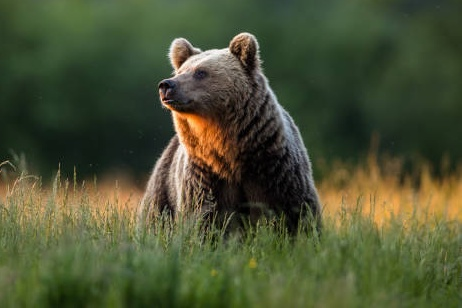
#> input picture Week_3/bear.jpg, 462 x 308 px, found by its file name
$ jupyter execute 10-Gamma-correction.ipynb
#> lines starting #> are read from the running program, lines starting #| are printed output that depends on the picture
## Adjusting Brightness and Contrast (Using Gamma Correction)

**Gamma correction** is used to adjust the brightness of an image using a **non-linear transformation** between input and output pixel values:

$$
O = \left(\frac{I}{255}\right)^{\gamma} \times 255
$$

- **\(I\)**: original pixel value
- **\(O\)**: new pixel value after gamma correction
- **\(\gamma\)**: gamma factor

> Because this transformation is **non-linear**, its effect is **not the same for all pixels** — it depends on the original pixel values.

- **\(\gamma < 1\)** → brightens the image
- **\(\gamma > 1\)** → darkens the image

## Gamma Correction for an Underexposed Image

An **underexposed image** is too dark because not enough light was captured during image acquisition.

**Gamma correction** can be used to brighten such images without simply adding a constant to all pixels. Since gamma correction is **non-linear**, it adjusts darker pixels more than brighter ones, producing a more natural-looking result.

- For underexposed images, choose **\(\gamma < 1\)** to increase brightness.
- Dark areas become brighter, while already bright areas are preserved, avoiding overexposure.

> This method is much more effective than linear brightness adjustment for recovering details in dark images.

[cell 1]
import cv2
import numpy as np
import matplotlib.pyplot as plt

# Set gamma value
gamma = 0.4  # <1 to brighten an underexposed image

# Read the original image
img_original = cv2.imread("C:/Users/sudob/OneDrive/Desktop/Week_3/bear.jpg")
#> img_original is the input picture: shape (308, 462, 3); mean B, G, R 51.9, 82.1, 75.3

# Create a lookup table for gamma correction
lookUpTable = np.empty((1, 256), np.uint8)
for i in range(256):
    lookUpTable[0, i] = np.clip(pow(i / 255.0, gamma) * 255.0, 0, 255)

# Apply gamma correction using the lookup table
out = cv2.LUT(img_original, lookUpTable)
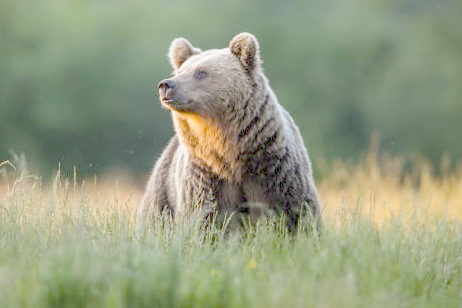
#> out: shape (308, 462, 3); mean B, G, R 129.1, 156.5, 148.7

# Display original and corrected images side by side
plt.figure(figsize=[15, 5])
plt.subplot(121)
plt.imshow(img_original[..., ::-1])  # Convert BGR → RGB
plt.title("Original")
plt.subplot(122)
plt.imshow(out[..., ::-1])
plt.title("Gamma Corrected")
plt.show()
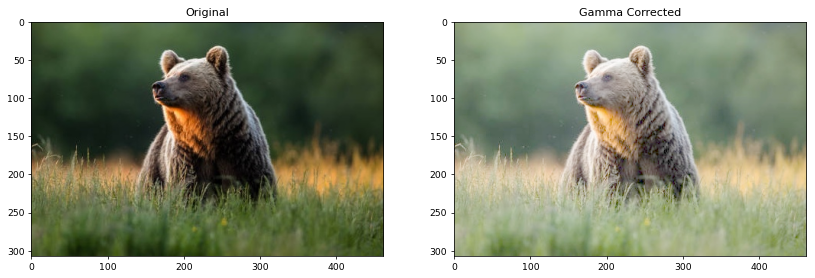
#> figure drawn by matplotlib, 2 panels

### Explanation

- **`gamma = 0.4`**: brightens an underexposed image.
  - Values **< 1** brighten the image, values **> 1** darken it.
- **`lookUpTable`**: precomputes the gamma-corrected values for all pixel intensities (0–255) to make the process faster.
- **`cv2.LUT()`**: applies the lookup table to the image efficiently, performing gamma correction on all pixels.
- **`img[..., ::-1]`**: converts OpenCV’s **BGR** format to **RGB** for proper display in Matplotlib.

> Gamma correction is generally more effective than simple linear brightness adjustments for enhancing dark or underexposed images because it brightens dark areas more naturally while preserving highlights.

## Comparison with the Linear Method (Brightness & Contrast Adjustment)

When we compare **gamma correction** with the previous **linear adjustment method** (`g(i,j) = α·f(i,j) + β`):

| Feature | Linear Method | Gamma Correction |
|---------|---------------|----------------|
| **Type of transformation** | Linear | Non-linear |
| **Effect on dark pixels** | All pixels are adjusted equally; dark pixels may remain too dark or get clipped | Dark pixels are brightened more than bright pixels, producing a natural result |
| **Effect on bright pixels** | Bright pixels may become saturated or clipped if β is large | Bright pixels are preserved, avoiding overexposure |
| **Control** | Simple: α for contrast, β for brightness | Flexible: γ controls how much to brighten or darken depending on pixel intensity |
| **Use case** | Simple brightness/contrast adjustment | Correcting underexposed or overexposed images, improving perceptual brightness |

> **Summary:** Linear adjustments are simpler but less adaptive. Gamma correction provides a **more perceptually accurate enhancement**, especially for images with uneven lighting or underexposure.

[cell 2]
import cv2
import numpy as np
import matplotlib.pyplot as plt

# Set gamma value
gamma = 0.4  # Brightening factor for gamma correction

# Read two original images
img_original1 = cv2.imread("C:/Users/sudob/OneDrive/Desktop/Week_3/bear.jpg")
img_original2 = cv2.imread("C:/Users/sudob/OneDrive/Desktop/Week_3/Lion1.jpg")
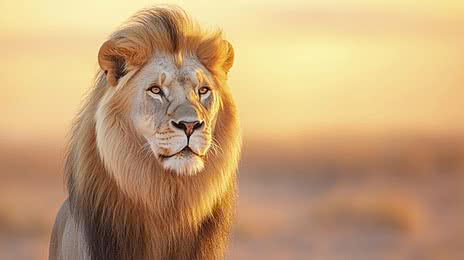
#> input picture Week_3/Lion1.jpg, 464 x 260 px, found by its file name
#> img_original2 is the input picture: shape (260, 464, 3); mean B, G, R 117.5, 160.8, 197.2

# Apply linear brightness and contrast adjustment
output_linear1 = cv2.convertScaleAbs(img_original1, alpha=1.3, beta=40)
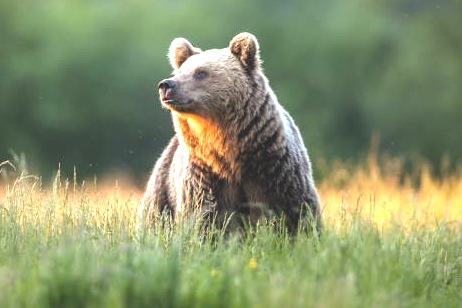
#> output_linear1: shape (308, 462, 3); mean B, G, R 106.9, 145.9, 135
output_linear2 = cv2.convertScaleAbs(img_original2, alpha=1.3, beta=40)
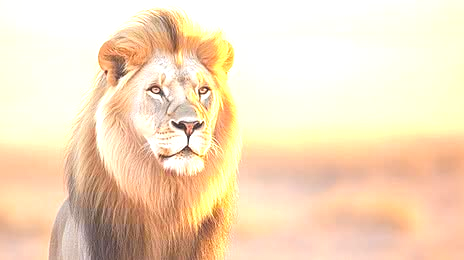
#> output_linear2: shape (260, 464, 3); mean B, G, R 191.5, 221.2, 245

# Prepare lookup table for gamma correction
lookUpTable = np.empty((1, 256), np.uint8)
for i in range(256):
    lookUpTable[0, i] = np.clip(pow(i / 255.0, gamma) * 255.0, 0, 255)

# Apply gamma correction
output_gammacorrected1 = cv2.LUT(img_original1, lookUpTable)
output_gammacorrected2 = cv2.LUT(img_original2, lookUpTable)
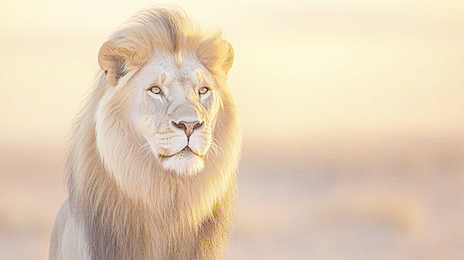
#> output_gammacorrected2: shape (260, 464, 3); mean B, G, R 183.2, 208.3, 227.7

# Display original, linear, and gamma-corrected images side by side
plt.figure(figsize=[17,6])

plt.subplot(231)
plt.imshow(img_original1[..., ::-1])
plt.title("Original")
plt.subplot(232)
plt.imshow(output_linear1[..., ::-1])
plt.title("Linear")
plt.subplot(233)
plt.imshow(output_gammacorrected1[..., ::-1])
plt.title("Gamma")

plt.subplot(234)
plt.imshow(img_original2[..., ::-1])
plt.title("Original")
plt.subplot(235)
plt.imshow(output_linear2[..., ::-1])
plt.title("Linear")
plt.subplot(236)
plt.imshow(output_gammacorrected2[..., ::-1])
plt.title("Gamma")

plt.show()
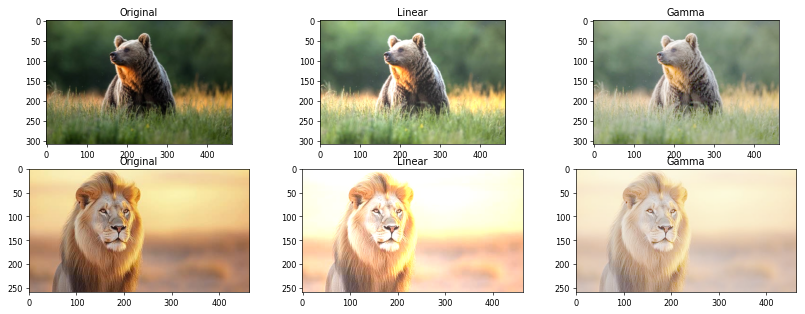
#> figure drawn by matplotlib, 6 panels
